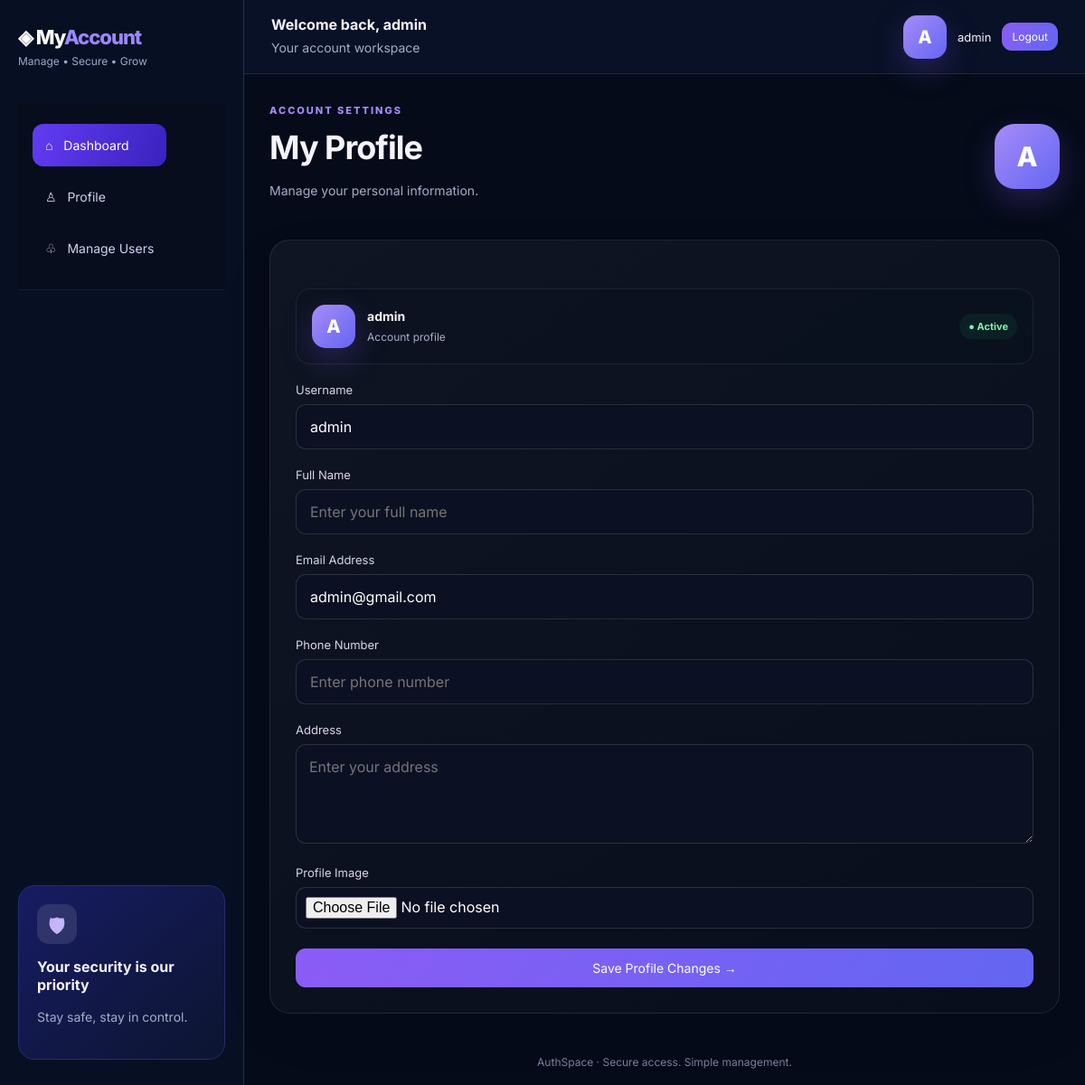
The page /profile/ (signed in) on the database as committed earlier.
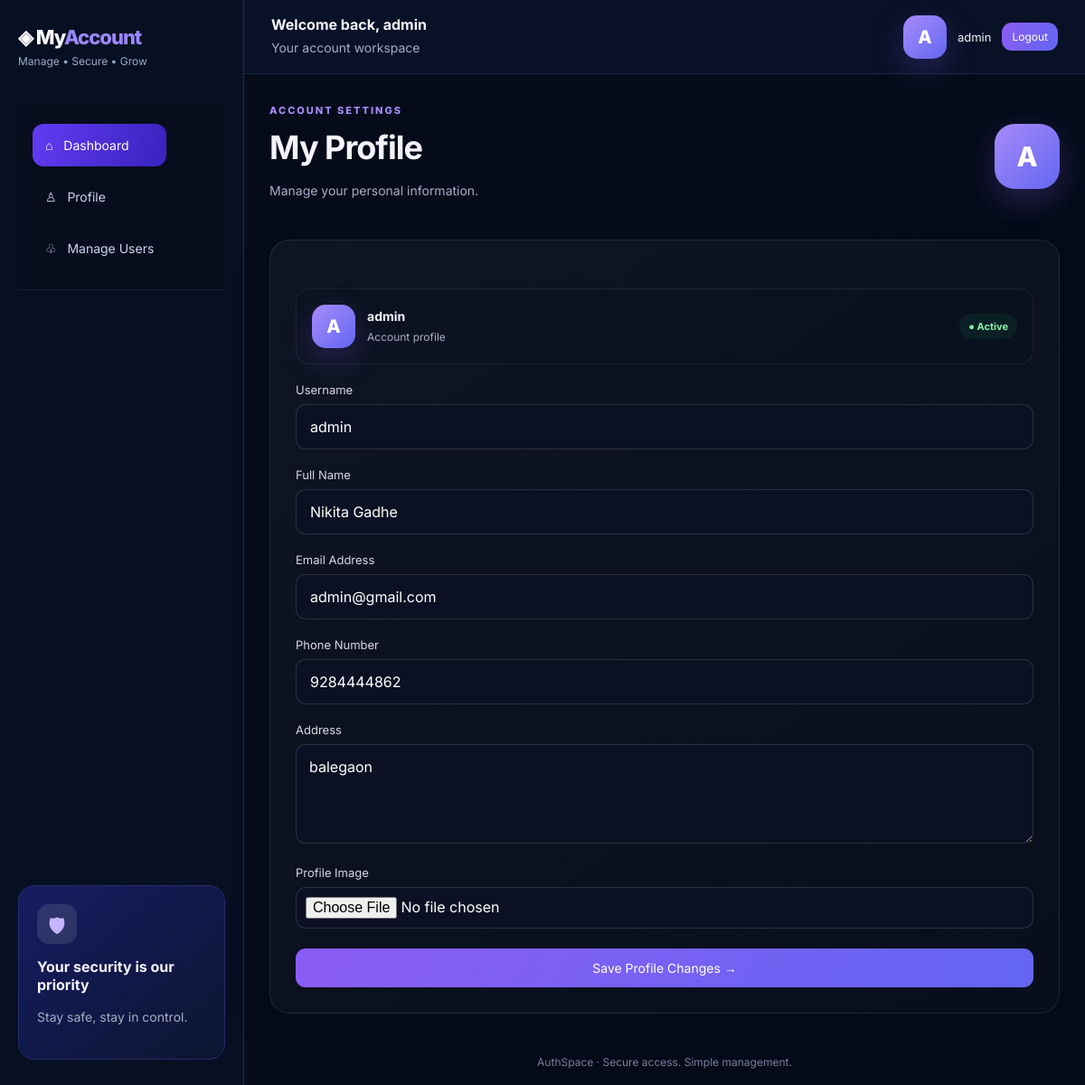
The same page on the database as committed later.
### accounts/models.py (models this page shows, shortened)
class UserProfile(models.Model):
    user = models.OneToOneField(
        User,
        on_delete=models.CASCADE,
        related_name="profile"
    )
    full_name = models.CharField(max_length=150, blank=True)
    phone = models.CharField(max_length=15, blank=True)
    address = models.TextField(blank=True)
    profile_image = models.ImageField(
        upload_to="profiles/",
        blank=True,
        null=True
    )
    created_at = models.DateTimeField(auto_now_add=True)
    updated_at = models.DateTimeField(auto_now=True)

### accounts/views.py (the view)
# urls.py: path("profile/", views.profile_page, name="profile"),
@login_required
def profile_page(request):
    profile, created = UserProfile.objects.get_or_create(
        user=request.user
    )
    return render(request, "profile.html", {
        "profile": profile,
    })

### accounts/templates/profile.html (shortened to what this page needs)
{% extends "base.html" %}
{% block content %}
<div class="page-heading">
    <div>
        <span class="eyebrow">ACCOUNT SETTINGS</span>
        <h1>My Profile</h1>
        <p class="muted">Manage your personal information.</p>
    </div>
    <div class="avatar">
        {{ request.user.username|first|upper }}
    </div>
</div>
<section class="panel">
    <div class="profile-summary">
        <div class="avatar avatar-small">
            {{ request.user.username|first|upper }}
        </div>
        <div>
            <strong>{{ request.user.username }}</strong>
            <p class="muted">Account profile</p>
        </div>
        <span class="pill">● Active</span>
    </div>
    <form method="post"
          action="{% url 'profile_update' %}"
          enctype="multipart/form-data">
        <label>Username</label>
        <input value="{{ request.user.username }}" disabled>
        <label>Full Name</label>
        <input name="full_name"
               value="{{ profile.full_name }}"
               placeholder="Enter your full name">
        <label>Email Address</label>
        <input type="email" name="email"
               value="{{ request.user.email }}" required>
        <label>Phone Number</label>
        <input type="tel" name="phone"
               value="{{ profile.phone }}"
               placeholder="Enter phone number">
        <label>Address</label>
        <textarea name="address"
                  rows="4"
                  placeholder="Enter your address">{{ profile.address }}</textarea>
        <label>Profile Image</label>
        <input type="file" name="profile_image"
               accept="image/*">
        <button class="btn full" type="submit">
            Save Profile Changes →
        </button>
    </form>
</section>
{% endblock %}

### accounts/templates/base.html (shortened to what this page needs)
<!DOCTYPE html>
<html lang="en">
<head>
</head>
<body>
{% if request.user.is_authenticated %}
<div class="app-shell">
    <aside class="sidebar">
        <a class="brand" href="{% url 'dashboard' %}">
            ◈ My<span>Account</span>
        </a>
        <p class="sidebar-subtitle">Manage • Secure • Grow</p>
        <nav class="side-nav">
            <a href="{% url 'dashboard' %}">
                ⌂ &nbsp; Dashboard
            </a>
            <a href="{% url 'profile' %}">
                ♙ &nbsp; Profile
            </a>
            {% if request.user.is_staff %}
            <a href="{% url 'user_list' %}">
                ♧ &nbsp; Manage Users
            </a>
            {% endif %}
        </nav>
        <div class="sidebar-bottom">
            <div class="stat-icon">🛡</div>
            <strong>Your security is our priority</strong>
            <p class="muted">Stay safe, stay in control.</p>
        </div>
    </aside>
    <div class="main-area">
        <header class="topbar">
            <div>
                <strong>
                    Welcome back, {{ request.user.username }}
                </strong>
                <p class="muted">Your account workspace</p>
            </div>
            <div class="topbar-user">
                <span class="avatar avatar-small">
                    {{ request.user.username|first|upper }}
                </span>
                <span>{{ request.user.username }}</span>
                <form method="post" action="{% url 'logout' %}">
                    <button class="btn small" type="submit">
                        Logout
                    </button>
                </form>
            </div>
        </header>
        <main class="app-content">
            {% block content %}{% endblock %}
        </main>
        <footer>AuthSpace · Secure access. Simple management.</footer>
    </div>
</div>
{% endif %}
</body>
</html>

Rows that differ between the two databases and show on the page:
now on this page (row edited): UserProfile: full_name "Nikita Gadhe", phone "9284444862", address "balegaon"
